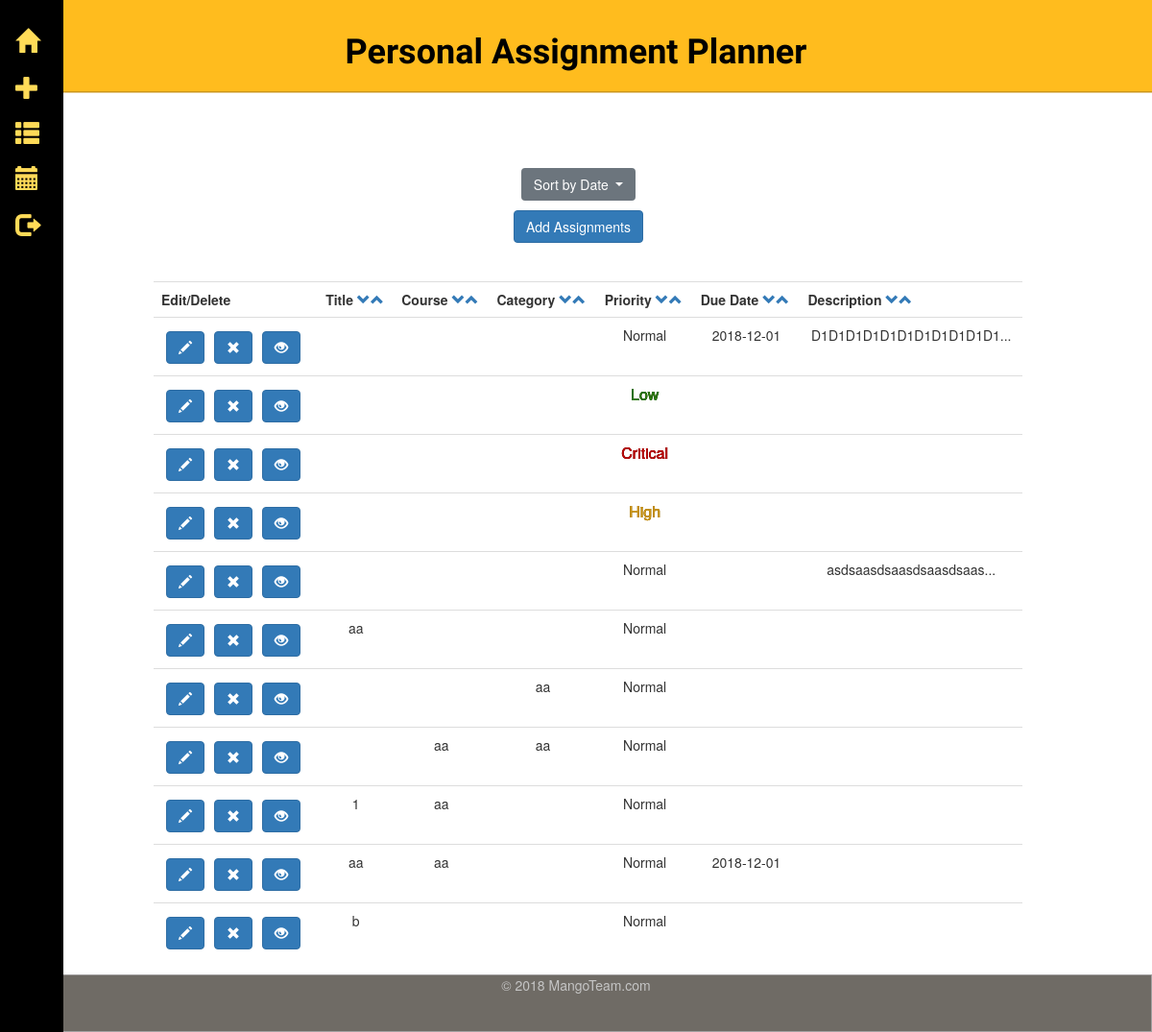
Screenshot of /assignments (signed in) with the database file from the repository.
### tables this page shows
CREATE TABLE assignments (
  id integer primary key autoincrement,
  username text not null,
  title text not null,
  course text not null,
  category text not null,
  priority text not null,
  duedate text not null,
  description text not null
);

### app.py (the view)
@app.route('/assignments')
def show_assignment():
    if 'logged_in' in session:
        db = get_db()
        if "duedate" in request.args:
            cur = db.execute('select * from assignments where username = ? and duedate = ? order by id desc',
                             [session['logged_in'], request.args["duedate"]])
            assignments = cur.fetchall()
        elif "arrange" in request.args:
            cur = db.execute('select * from assignments where username = ? order by {} ASC'.format(request.args["arrange"]),
                            [session['logged_in']])
            assignments = cur.fetchall()
        elif "sort" in request.args:
            cur = db.execute('select * from assignments where username = ? order by {} DESC'.format(request.args["sort"]),
                            [session['logged_in']])
            assignments = cur.fetchall()
        else:
            cur = db.execute('select * from assignments where username = ? order by id desc', [session['logged_in']])
            assignments = cur.fetchall()
        cur = db.execute('select distinct duedate from assignments order by duedate asc')
        duedates = cur.fetchall()
        return render_template('show_assignments.html', assignments=assignments, duedates=duedates)
    return redirect(url_for('redirect_login'))

### app.py (called while the page is built)
def connect_db():
    rv = sqlite3.connect(app.config['DATABASE'])
    rv.row_factory = sqlite3.Row
    return rv

def get_db():
    if not hasattr(g, 'sqlite_db'):
        g.sqlite_db = connect_db()
    return g.sqlite_db

### templates/show_assignments.html (shortened to what this page needs)
{% extends "layout_template.html" %}
{% block body %}
    <ul class="duedates">
        <div class="dropdown extrapadding">
            <button class="btn btn-secondary dropdown-toggle" type="button" id="dropdownMenuButton" data-toggle="dropdown" aria-haspopup="true" aria-expanded="false">
                Sort by Date
            </button>
        </div>
    </ul>
    <div class="extrapadding2"><a href="./add"><button type="button" class="btn btn-primary">Add Assignments</button></a></div>
    <br><br>
    {% if assignments %}
        <table class="table">
            <tr>
                <th>Edit/Delete </th>
                <th>Title <a href="/assignments?sort=title"><span class="glyphicon glyphicon-chevron-down arrow"></span></a><a href="/assignments?arrange=title"><span class="glyphicon glyphicon-chevron-up arrow"></span></a></th>
                <th>Course <a href="/assignments?sort=course"><span class="glyphicon glyphicon-chevron-down arrow"></span></a><a href="/assignments?arrange=course"><span class="glyphicon glyphicon-chevron-up arrow"></span></a></th>
                <th>Category <a href="/assignments?sort=category"><span class="glyphicon glyphicon-chevron-down arrow"></span></a><a href="/assignments?arrange=category"><span class="glyphicon glyphicon-chevron-up arrow"></span></a></th>
                <th>Priority <a href="/assignments?sort=priority"><span class="glyphicon glyphicon-chevron-down arrow"></span></a><a href="/assignments?arrange=priority"><span class="glyphicon glyphicon-chevron-up arrow"></span></a></th>
                <th>Due Date <a href="/assignments?sort=duedate"><span class="glyphicon glyphicon-chevron-down arrow"></span></a><a href="/assignments?arrange=duedate"><span class="glyphicon glyphicon-chevron-up arrow"></span></a></th>
                <th>Description <a href="/assignments?sort=description"><span class="glyphicon glyphicon-chevron-down arrow"></span></a><a href="/assignments?arrange=description"><span class="glyphicon glyphicon-chevron-up arrow"></span></a></th>
            </tr>
            {% for assignment in assignments %}
                {% if assignment.priority == "Critical" %}
                    <tr class="critical">
                        {% elif assignment.priority == "High": %}
                    <tr class="high">
                        {% elif assignment.priority == "Normal": %}
                    <tr class="normal">
                        {% elif assignment.priority == "Low": %}
                    <tr class="low">
                        {% else %}
                    <tr>
                {% endif %}
            <td>
                <form action="{{ url_for('edit_entry') }}" method="get" class="inline">
                    <button type="submit" class="btn btn-primary glyphicon glyphicon-pencil" title="Edit"></button>
                </form>
                <form action="{{ url_for('del_assignment') }}" method="post" class="inline">
                    <button type="submit" class="btn btn-primary glyphicon glyphicon-remove" title="Delete"></button>
                </form>
                <form action="{{ url_for('full_view') }}" method="get" class="inline">
                    <button type="submit" class="btn btn-primary glyphicon glyphicon-eye-open" title="Full View"></button>
                </form>
            </td>
            <td>{{ assignment.title }}</td>
            <td>{{ assignment.course }}</td>
            <td>{{ assignment.category }}</td>
            <td>{{ assignment.priority }}</td>
            <td>{{ assignment.duedate }}</td>
            <td>{{ assignment.description | truncate(25) | safe }}</td>
            </tr>
            {% else %}
                <em>No assignment entries here so far.</em>
                <br><br>
            {% endfor %}
        </table>
    {% else %}
        <em>You don't have any assignments currently.</em>
        <br><br>
    {% endif %}
    </div>
    <br><br>
{% endblock %}

### static/homepage.css (style rules this page uses)
a, a:focus, a:hover { padding: .25rem 0 }
html, body { height: 100%; background-color: #fff; }

### static/style.css (style rules this page uses)
.inline { float: left; padding: 5px; }
.extrapadding { padding-right: 60px; }
.extrapadding2 { padding-right: 20px; }

### rows the page displays
assignments: priority "Normal", duedate "2018-12-01", description "D1D1D1D1D1D1D1D1D1D1D1..."
assignments: priority "Low"
assignments: priority "Critical"
assignments: priority "High"
assignments: priority "Normal", description "asdsaasdsaasdsaasdsaas..."
assignments: title "aa", priority "Normal"
assignments: category "aa", priority "Normal"
assignments: course "aa", category "aa", priority "Normal"
assignments: title "1", course "aa", priority "Normal"
assignments: title "aa", course "aa", priority "Normal", duedate "2018-12-01"
assignments: title "b", priority "Normal"
